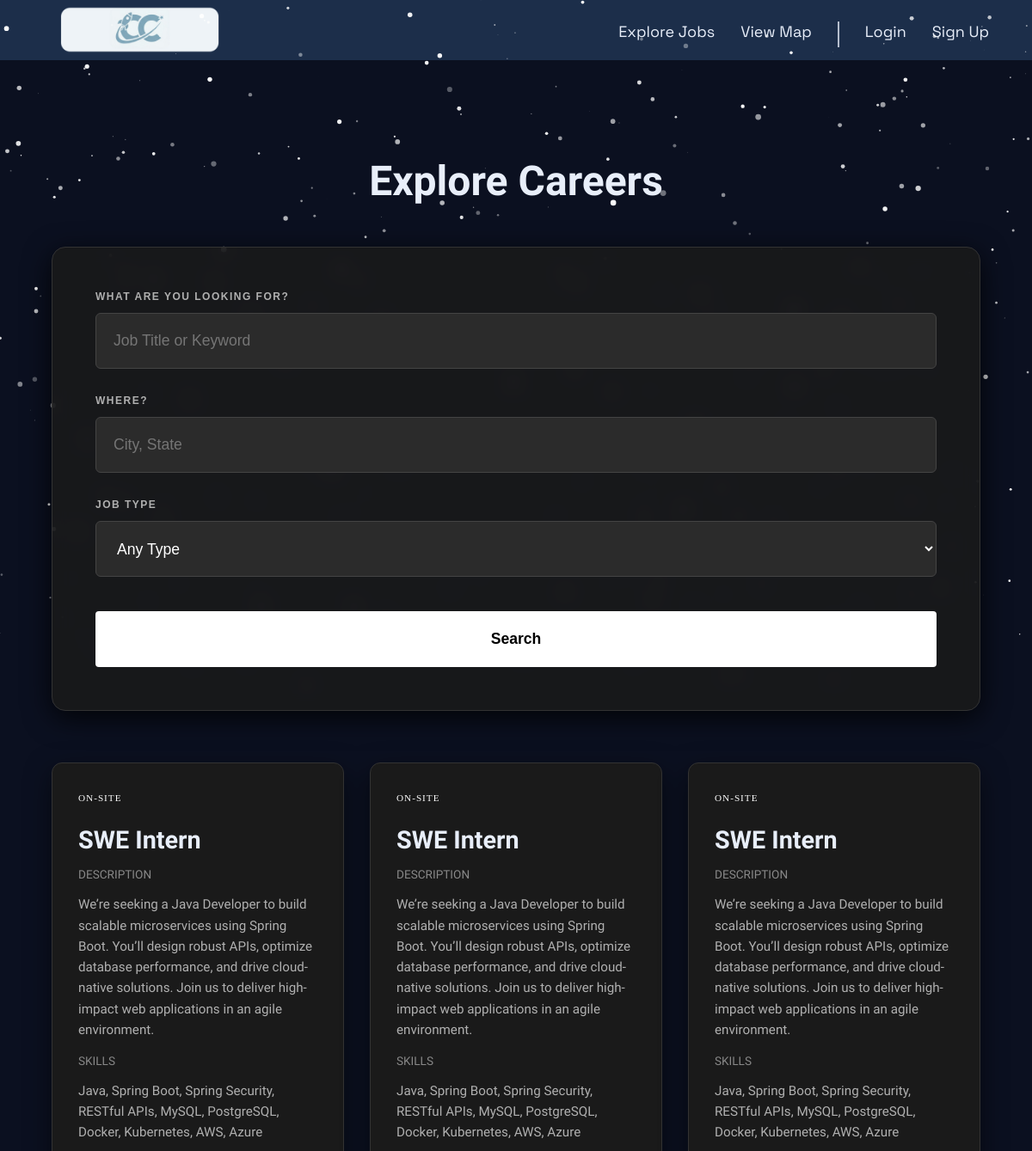
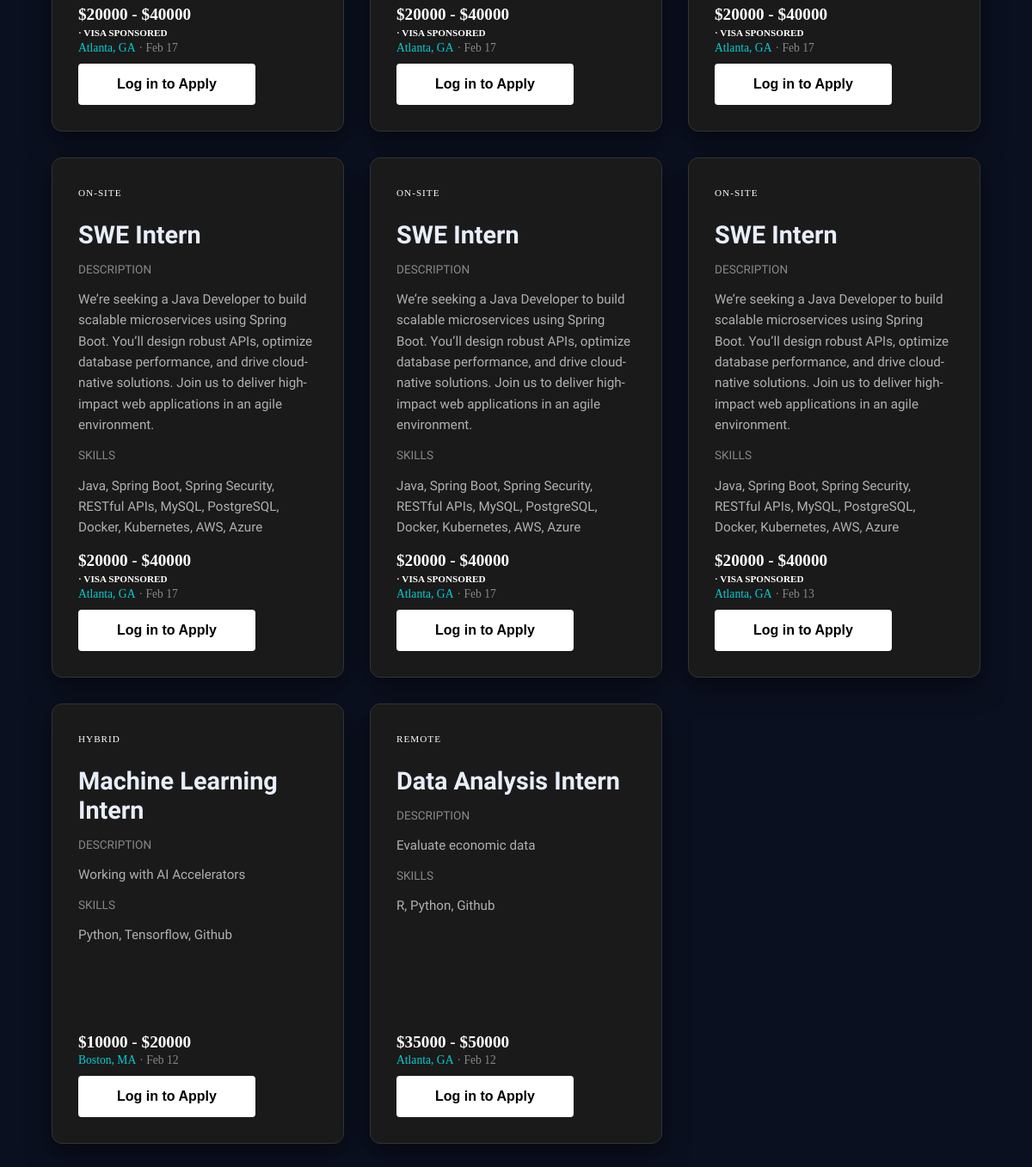
Screenshot of /jobs/ with the database file from the repository (2 pictures, top to bottom).
### jobs/models.py (models this page shows, shortened)
class Job(models.Model):
    JOB_TYPES = [
        ('remote', 'Remote'),
        ('onsite', 'On-site'),
        ('hybrid', 'Hybrid'),
    ]
    recruiter = models.ForeignKey(User, on_delete=models.CASCADE)
    title = models.CharField(max_length=200)
    description = models.TextField()
    location = models.CharField(max_length=200)
    salary_min = models.IntegerField()
    salary_max = models.IntegerField()
    skills_required = models.CharField(max_length=500, help_text="Comma-separated skills")
    job_type = models.CharField(max_length=10, choices=JOB_TYPES)
    visa_sponsorship = models.BooleanField(default=False)
    posted_at = models.DateTimeField(auto_now_add=True)
    location_lat = models.DecimalField(decimal_places=4, max_digits=7)
    location_long = models.DecimalField(decimal_places=4, max_digits=7)

### jobs/views.py (the view, shortened to what this page needs)
# urls.py: path('', views.job_list, name='jobs.index'),
def job_list(request):
    jobs = Job.objects.all()
    title_query = request.GET.get('title')
    location_query = request.GET.get('location')
    job_type_query = request.GET.get('job_type')
    visa_query = request.GET.get('visa_sponsorship')
    if title_query:
        jobs = jobs.filter(title__icontains=title_query)
    if location_query:
        jobs = jobs.filter(location__icontains=location_query)
    if job_type_query:
        jobs = jobs.filter(job_type=job_type_query)
    if visa_query == 'on':
        jobs = jobs.filter(visa_sponsorship=True)
    jobs = jobs.order_by("-posted_at")
    context = {
        'jobs': jobs,
        'values': request.GET
    }
    return render(request, 'jobs/job_list.html', context)

### jobs/templates/jobs/job_list.html (shortened to what this page needs)
{% extends 'base.html' %}
{% load static %}
{% block content %}
<div class="main-scroll-area">
    <div class="jobs-list-wrapper" style="width: 90%; max-width: 1200px; margin: 50px auto;">
        <h1 class="page-title">Explore Careers</h1>
        <div class="filter-glass-card">
            <form method="GET" action=".">
                <div class="filter-group">
                    <label class="filter-label">What are you looking for?</label>
                    <input type="text" name="title" class="filter-custom-input" placeholder="Job Title or Keyword" value="{{ values.title }}">
                </div>
                <div class="filter-group">
                    <label class="filter-label">Where?</label>
                    <input type="text" name="location" class="filter-custom-input" placeholder="City, State" value="{{ values.location }}">
                </div>
                <div class="filter-group">
                    <label class="filter-label">Job Type</label>
                    <select name="job_type" class="filter-custom-input" style="appearance: auto;">
                        <option value="">Any Type</option>
                    </select>
                </div>
                <div class="search-button-wrapper">
                    <button type="submit" class="btn-save" style="width: 100%; height: 65px; font-size: 1.1rem;">Search</button>
                </div>
            </form>
        </div>
        <div class="jobs-grid">
            {% for job in jobs %}
            <div class="job-portrait-card">
                <div>
                    <div class="mb-3">
                        <span class="badge border border-secondary text-secondary" style="font-size: 0.7rem; letter-spacing: 1px;">
                            {{ job.get_job_type_display|upper }}
                        </span>
                    </div>
                    <h2 style="font-family: 'Sora', serif; font-size: 1.8rem; margin-bottom: 15px;">{{ job.title }}</h2>
                    <p style="color: #888; font-size: 0.85rem;">DESCRIPTION</p>
                    <p style="color: #b0b0b0; font-size: 0.95rem; line-height: 1.6;">
                        {{ job.description|truncatewords:35 }}
                    </p>
                    <p style="color: #888; font-size: 0.85rem;">SKILLS</p>
                    <p style="color: #b0b0b0; font-size: 0.95rem; line-height: 1.6;">
                        {{ job.skills_required|truncatewords:20 }}
                    </p>
                </div>
                <div class="mt-4 pt-4 border-top border-secondary">
                    <div class="d-flex justify-content-between align-items-center mb-3">
                        <span style="color: #ffffff; font-weight: bold; font-size: 1.2rem;">${{ job.salary_min }} - ${{ job.salary_max }}</span>
                    </div>
                    <div class="d-flex justify-content-between align-items-center mb-3">
                        {% if job.visa_sponsorship %}
                        <span style="color: #ffffff; font-weight: bold; font-size: 0.7rem;"> ·  VISA SPONSORED</span>
                        {% else %}
                        <span></span>
                        {% endif %}
                    </div>
                    <div class="d-flex justify-content-between align-items-center">
                        <span style="color: #00cfd5; font-size: 0.85rem;">{{ job.location }}</span>
                        <span style="color: #888; font-size: 0.85rem;"> ·  {{ job.posted_at|date:"M d" }}</span>
                    </div>
                    <div style="margin-top: 10px;">
                        {% if user.is_authenticated %}
                            {% if job.user_has_applied %}
                                <span style="color:#00cfd5; font-weight:bold;">Already Applied</span>
                            {% else %}
                                <a href="{% url 'applications.apply' job.id %}"
                                   class="btn-save"
                                   style="display:inline-block; padding:8px 12px; background-color:#4CAF50; color:white; text-decoration:none; border-radius:4px;">
                                   Apply Now
                                </a>
                            {% endif %}
                        {% else %}
                            <a href="{% url 'accounts.login' %}" class="btn-save"
                               style="display:inline-block; padding:8px 12px; background-color:#4CAF50; color:white; text-decoration:none; border-radius:4px;">
                               Log in to Apply
                            </a>
                        {% endif %}
                    </div>
                </div>
            </div>
            {% empty %}
            <div class="col-12 text-center py-5">
                <p style="color: #ffffff; font-size: 1.2rem; white-space: nowrap; margin-bottom: 30px;">No star-worthy roles found for your search criteria.</p>
                <a href="." class="btn-cancel" style="display: inline-block;">Clear All Filters</a>
            </div>
            {% endfor %}
        </div>
    </div>
</div>
{% endblock %}

### careerconnect/static/css/style.css (style rules this page uses)
body { background-color: #0b1020; overflow: hidden; margin: 0; }
h1 { color: #e8eef9; font-size: 75px; font-family: 'Sora', 'Times New Roman', serif; }
h1[class] { color: #e8eef9; font-family: 'Sora', 'Times New Roman', serif; }
h2 { color: #e8eef9; font-family: 'Sora', 'Times New Roman', serif; }
p { font-size: 20px; font-family: 'Sora', 'Times New Roman', serif; }
.main-scroll-area { position: fixed; top: 100px; left: 0; width: 100%; height: calc(100vh - 90px); overflow-y: auto; z-index: 10; display: flex; justify-content: center; align-items: flex-start; scrollbar-width: thin; scrollbar-color: #2b2b2b #050505; }
* { scrollbar-width: thin; scrollbar-color: #2b2b2b #050505; }
.page-title { font-family: 'Georgia', 'Times New Roman', serif; color: #ffffff; font-size: 3rem; text-align: center; margin-bottom: 3rem; }
.btn-save { background-color: white !important; color: black !important; font-family: sans-serif !important; font-weight: bold !important; padding: 15px 45px !important; border: none !important; border-radius: 4px !important; transition: 0.3s; }
.jobs-grid { display: grid; grid-template-columns: repeat(auto-fill, minmax(300px, 1fr)); gap: 30px; width: 100%; margin-top: 20px; }
.job-portrait-card { background-color: #1a1a1a; border: 1px solid #333; border-radius: 12px; padding: 30px; display: flex; flex-direction: column; justify-content: space-between; min-height: 450px; transition: transform 0.3s ease, border-color 0.3s ease; text-decoration: none; color: white; box-shadow: 0 10px 30px rgba(0, 0, 0, 0.5); }
.filter-glass-card { background-color: rgba(26, 26, 26, 0.85); backdrop-filter: blur(10px); border: 1px solid #333; border-radius: 16px; padding: 50px; margin-bottom: 60px; box-shadow: 0 8px 32px rgba(0, 0, 0, 0.8); box-sizing: border-box; }
.filter-group { margin-bottom: 30px; width: 100%; }
.filter-label { font-family: sans-serif; color: #b0b0b0; font-size: 0.75rem; font-weight: 600; text-transform: uppercase; letter-spacing: 1.5px; margin-bottom: 12px; display: block; }
.filter-custom-input { background-color: #2b2b2b !important; border: 1px solid #444 !important; color: #ffffff !important; width: 100%; height: 65px; padding: 0 20px !important; border-radius: 6px; font-size: 1.1rem; transition: border-color 0.3s ease; box-sizing: border-box; }
.search-button-wrapper { margin-top: 40px; display: flex; }

### rows the page displays
Job: job_type "ON-SITE", title "SWE Intern", description "We’re seeking a Java Developer to build scalable microservices using Spring Boot. You’ll design robust APIs, optimize database performance, and drive cloud-native solutions. Join us to deliver high-impact web applications in an agile environment.", skills_required "Java, Spring Boot, Spring Security, RESTful APIs, MySQL, PostgreSQL, Docker, Kubernetes, AWS, Azure", salary_min "20000", salary_max "40000", visa_sponsorship "· VISA SPONSORED", location "Atlanta, GA", posted_at "Feb 17"
Job: job_type "ON-SITE", title "SWE Intern", description "We’re seeking a Java Developer to build scalable microservices using Spring Boot. You’ll design robust APIs, optimize database performance, and drive cloud-native solutions. Join us to deliver high-impact web applications in an agile environment.", skills_required "Java, Spring Boot, Spring Security, RESTful APIs, MySQL, PostgreSQL, Docker, Kubernetes, AWS, Azure", salary_min "20000", salary_max "40000", visa_sponsorship "· VISA SPONSORED", location "Atlanta, GA", posted_at "Feb 17"
Job: job_type "ON-SITE", title "SWE Intern", description "We’re seeking a Java Developer to build scalable microservices using Spring Boot. You’ll design robust APIs, optimize database performance, and drive cloud-native solutions. Join us to deliver high-impact web applications in an agile environment.", skills_required "Java, Spring Boot, Spring Security, RESTful APIs, MySQL, PostgreSQL, Docker, Kubernetes, AWS, Azure", salary_min "20000", salary_max "40000", visa_sponsorship "· VISA SPONSORED", location "Atlanta, GA", posted_at "Feb 17"
Job: job_type "ON-SITE", title "SWE Intern", description "We’re seeking a Java Developer to build scalable microservices using Spring Boot. You’ll design robust APIs, optimize database performance, and drive cloud-native solutions. Join us to deliver high-impact web applications in an agile environment.", skills_required "Java, Spring Boot, Spring Security, RESTful APIs, MySQL, PostgreSQL, Docker, Kubernetes, AWS, Azure", salary_min "20000", salary_max "40000", visa_sponsorship "· VISA SPONSORED", location "Atlanta, GA", posted_at "Feb 17"
Job: job_type "ON-SITE", title "SWE Intern", description "We’re seeking a Java Developer to build scalable microservices using Spring Boot. You’ll design robust APIs, optimize database performance, and drive cloud-native solutions. Join us to deliver high-impact web applications in an agile environment.", skills_required "Java, Spring Boot, Spring Security, RESTful APIs, MySQL, PostgreSQL, Docker, Kubernetes, AWS, Azure", salary_min "20000", salary_max "40000", visa_sponsorship "· VISA SPONSORED", location "Atlanta, GA", posted_at "Feb 17"
Job: job_type "ON-SITE", title "SWE Intern", description "We’re seeking a Java Developer to build scalable microservices using Spring Boot. You’ll design robust APIs, optimize database performance, and drive cloud-native solutions. Join us to deliver high-impact web applications in an agile environment.", skills_required "Java, Spring Boot, Spring Security, RESTful APIs, MySQL, PostgreSQL, Docker, Kubernetes, AWS, Azure", salary_min "20000", salary_max "40000", visa_sponsorship "· VISA SPONSORED", location "Atlanta, GA", posted_at "Feb 13"
Job: job_type "HYBRID", title "Machine Learning Intern", description "Working with AI Accelerators", skills_required "Python, Tensorflow, Github", salary_min "10000", salary_max "20000", location "Boston, MA", posted_at "Feb 12"
Job: job_type "REMOTE", title "Data Analysis Intern", description "Evaluate economic data", skills_required "R, Python, Github", salary_min "35000", salary_max "50000", location "Atlanta, GA", posted_at "Feb 12"
